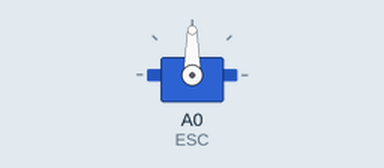
This sketch was run on a simulated Arduino Uno, built with avr-gcc and run on an emulated ATmega328P. Shown: servo. What the sketch prints to the serial monitor is not drawn.

Above: at 0.1 s.
At 1.1 s:
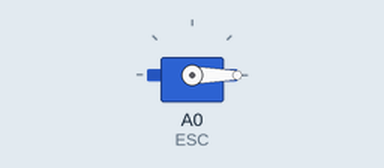
At 5.1 s:
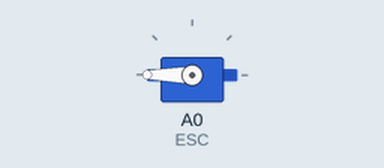
Timing chart, 0 to 20.9 s (numbered marks = the images above):
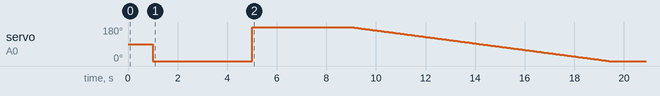

The sketch:

drone_motor_test.ino
```cpp
#include <Servo.h>
Servo ESC;     // create servo object to control the ESC
int pwmSpeed;  // value from the analog pin
int convertedSpeed;
unsigned long start_of_motor_arm_first = 0;
unsigned long start_of_motor_arm_second = 0;
unsigned long time_for_motor_arm = 4000;
long state = 0;
void setup() {
  Serial.begin(9600);
  // Attach the ESC on pin 9
  ESC.attach(A0,1000,2000); // (pin, min pulse width, max pulse width in microseconds)


  delay(1000);
  start_of_motor_arm_first = millis();
  state = 1;


}
void loop() {
    if (start_of_motor_arm_first + time_for_motor_arm > millis()) {
      state = 2;
      pwmSpeed = 0; // reads the value of the potentiometer (value between 0 and 1023)
    } else if (start_of_motor_arm_first + (time_for_motor_arm * 2) > millis()) {
      state = 3;
      pwmSpeed = 1023; // reads the value of the potentiometer (value between 0 and 1023)
    } else {
      state = 4;
      pwmSpeed -= 1;
    }
    convertedSpeed = map(pwmSpeed, 0, 1023, 0, 180);   // scale it to use it with the servo library (value between 0 and 180)
    ESC.write(convertedSpeed);    // Send the signal to the ESC
    Serial.println(state);
    delay(10);
}
```
